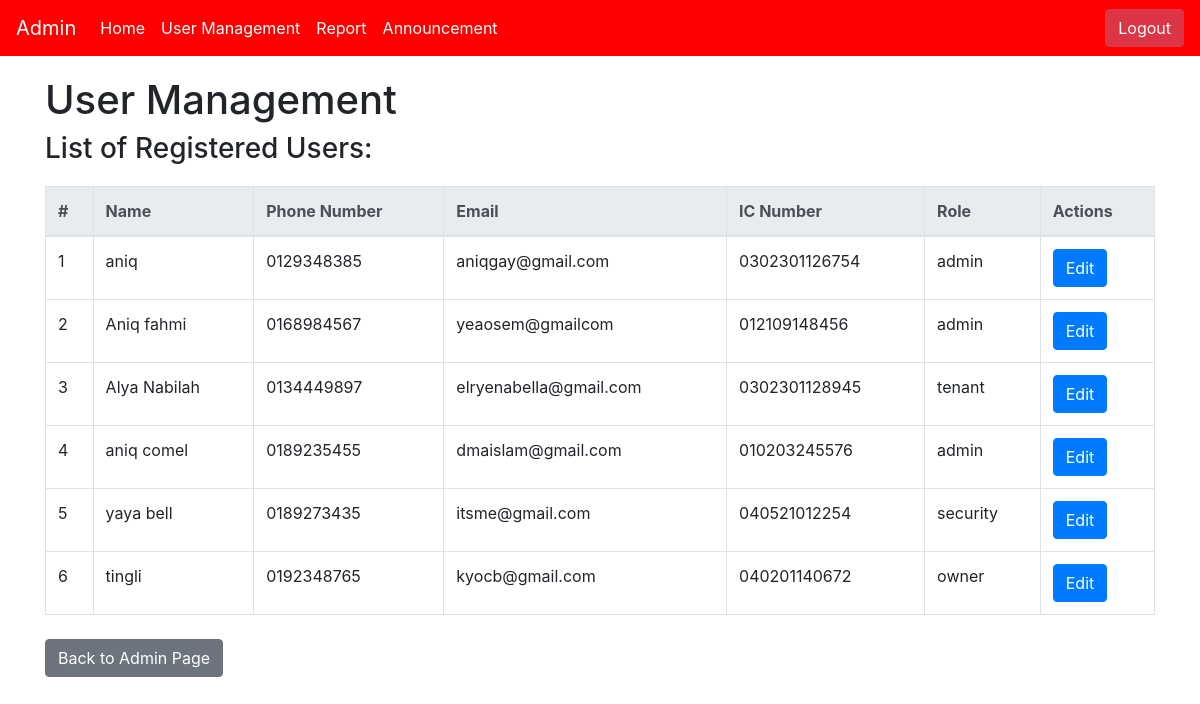
The app's page /user_management, older data.
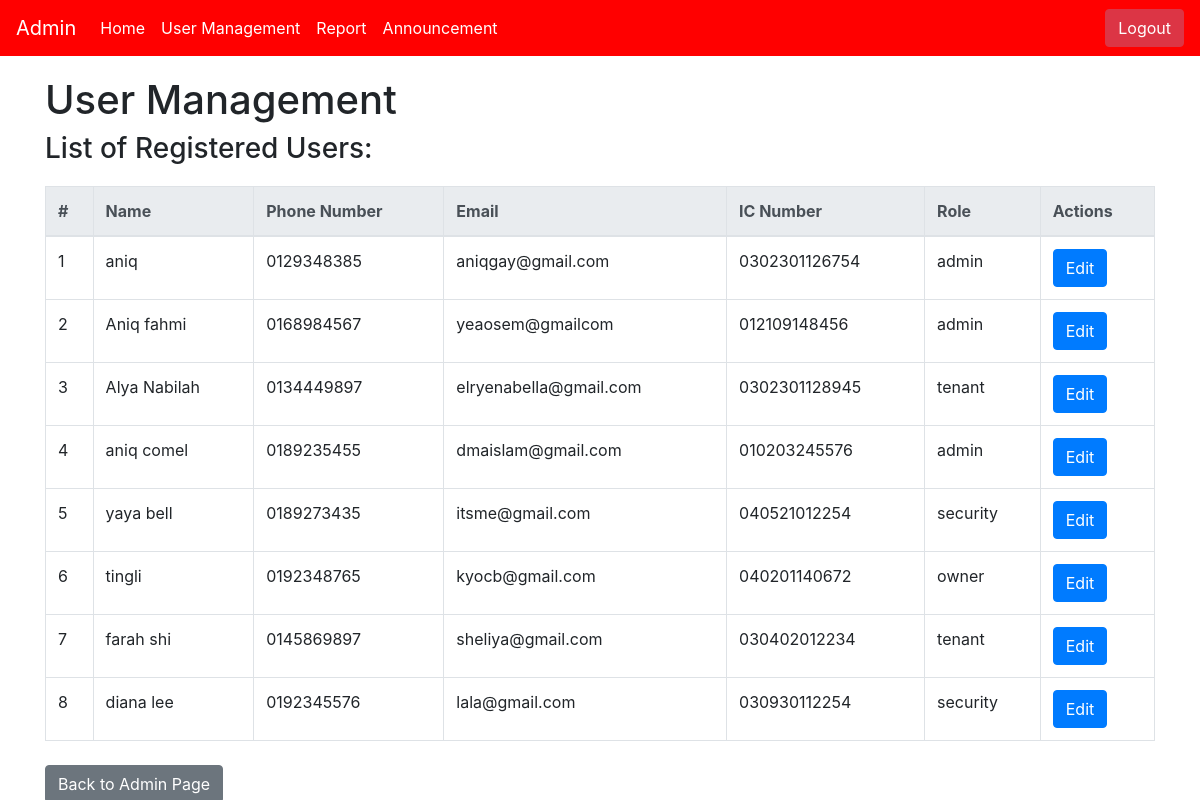
The same page, newer data.
### app.py (models this page shows)
class User(db.Model):
    __tablename__ = 'users'
    id = db.Column(db.Integer, primary_key=True)
    name = db.Column(db.String(100), nullable=False)
    phone_number = db.Column(db.String(20), nullable=False, unique=True)
    email = db.Column(db.String(120), nullable=False, unique=True)
    ic_number = db.Column(db.String(20), nullable=False, unique=True)
    password = db.Column(db.String(60), nullable=False)
    role = db.Column(db.String(10), nullable=False)
    qr_code = db.Column(db.String(255))

### app.py (the view)
@app.route('/user_management')
def user_management():
    users = User.query.all()
    return render_template('user_management.html', users=users)

### templates/user_management.html (shortened to what this page needs)
<!DOCTYPE html>
<html lang="en">
<head>
    <link rel="stylesheet" href="https://cdn.jsdelivr.net/npm/bootstrap@4.3.1/dist/css/bootstrap.min.css">
</head>
<body>
    <nav class="navbar navbar-expand-lg navbar-light" style="background-color: #FF0000; color: white;">
        <a class="navbar-brand" href="#" style="color: white;">Admin</a>
        <div class="collapse navbar-collapse" id="navbarNav">
          <ul class="navbar-nav">
            <li class="nav-item active">
              <a class="nav-link" href="#" style="color: white;">Home <span class="sr-only">(current)</span></a>
            </li>
            <li class="nav-item">
              <a class="nav-link" href="{{ url_for('user_management') }}" style="color: white;">User Management</a>
            </li>
            <li class="nav-item">
              <a class="nav-link" href="{{ url_for('view_incident_reports') }}" style="color: white;">Report</a>
            </li>
            <li class="nav-item">
              <a class="nav-link" href="{{ url_for('view_announcements') }}" style="color: white;">Announcement</a>
          </li>
          </ul>
        </div>
        <form class="form-inline my-2 my-lg-0 ml-auto" action="{{ url_for('logout') }}" method="post">
          <button type="submit" class="btn btn-danger">Logout</button>
        </form>
    </nav>
    <div class="container">
        <h1>User Management</h1>
        <div>
            <h3>List of Registered Users:</h3>
            <table class="table table-bordered">
                <thead class="thead-light">
                    <tr>
                        <th>#</th>
                        <th>Name</th>
                        <th>Phone Number</th>
                        <th>Email</th>
                        <th>IC Number</th>
                        <th>Role</th>
                        <th>Actions</th>
                    </tr>
                </thead>
                <tbody>
                    {% for user in users %}
                    <tr>
                        <td>{{ user.id }}</td>
                        <td>{{ user.name }}</td>
                        <td>{{ user.phone_number }}</td>
                        <td>{{ user.email }}</td>
                        <td>{{ user.ic_number }}</td>
                        <td>{{ user.role }}</td>
                        <td>
                            <a href="{{ url_for('edit_user', user_id=user.id) }}" class="btn btn-primary">Edit</a>
                        </td>
                    </tr>
                    {% endfor %}
                </tbody>
            </table>
        </div>
    </div>
    <div class="container mt-4">
        <a href="{{ url_for('admin_page') }}" class="btn btn-secondary">Back to Admin Page</a>
    </div>
</body>
</html>

Row changes from the older to the newer data that the page shows:
added User: id "7", name "farah shi", phone_number "0145869897", email "sheliya@gmail.com", ic_number "030402012234", role "tenant"
added User: id "8", name "diana lee", phone_number "0192345576", email "lala@gmail.com", ic_number "030930112254", role "security"
